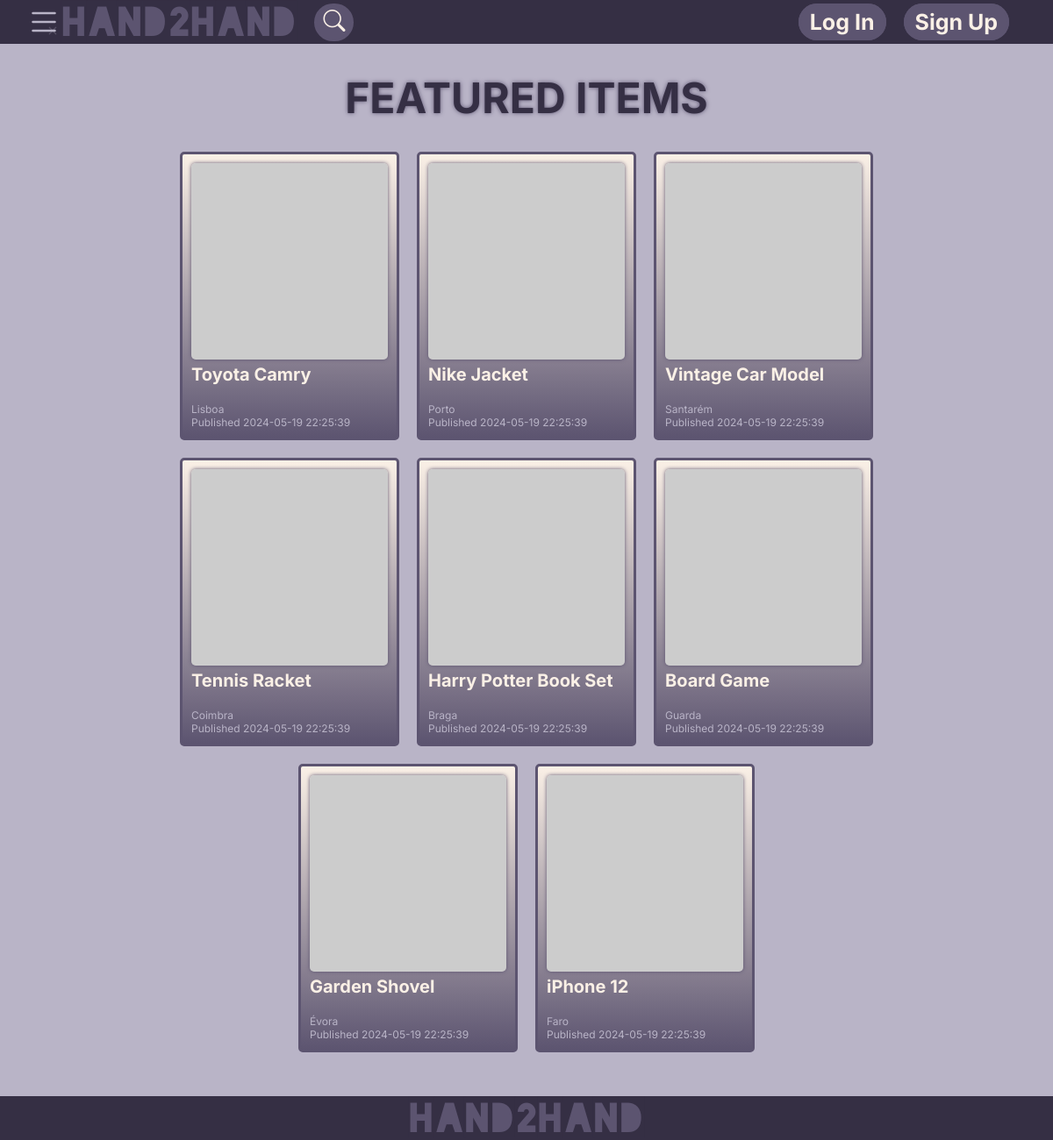
The app's page /pages/index.php, older data.
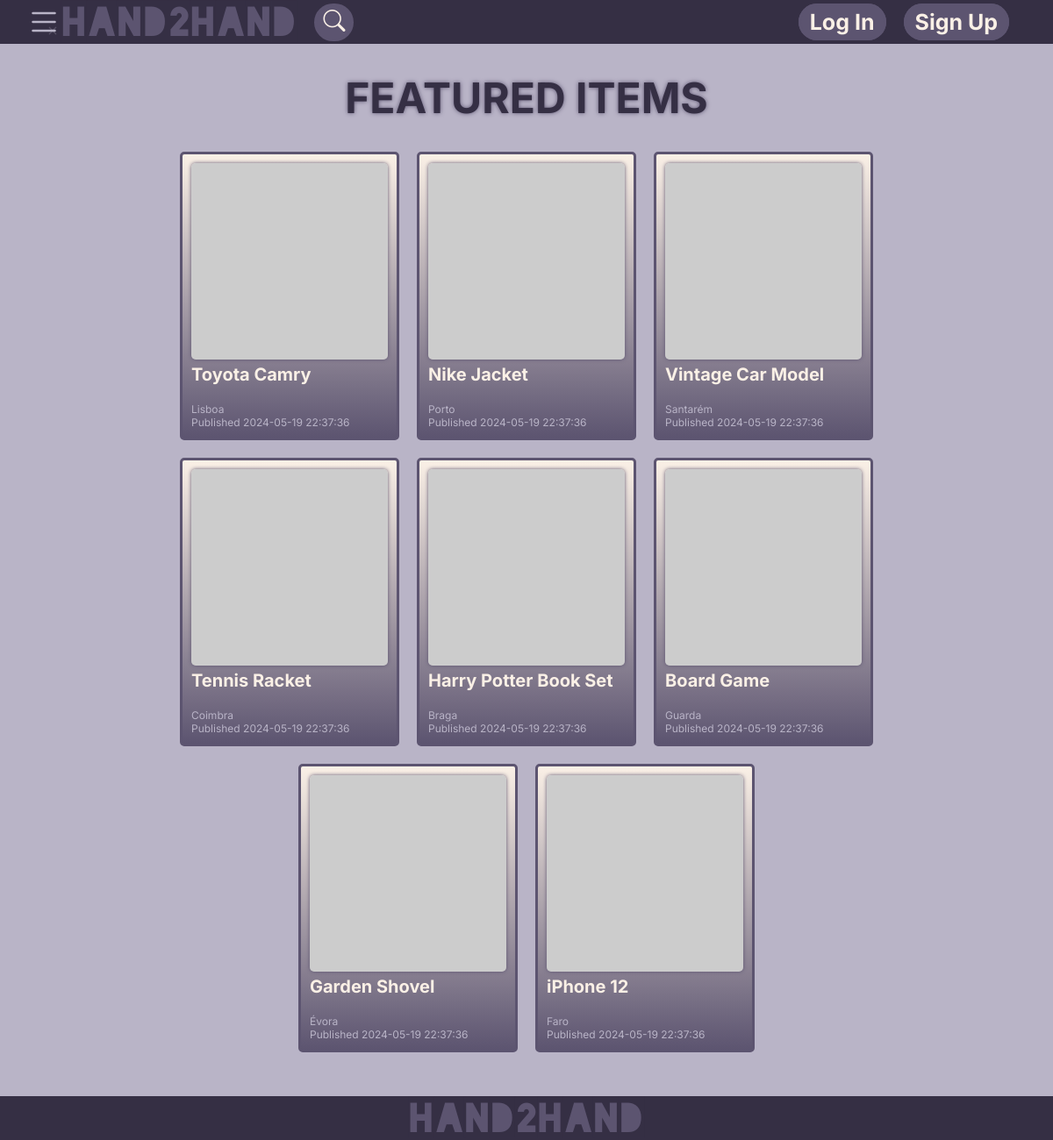
The same page, newer data.
### tables this page shows
CREATE TABLE Items (
    item_id INTEGER PRIMARY KEY,
    seller_id INTEGER NOT NULL,
    category_id INTEGER NOT NULL,
    title TEXT NOT NULL,
    description TEXT,
    price REAL,
    condition TEXT,
    currency TEXT DEFAULT 'EUR',
    cellphone TEXT,
    location TEXT,
    publish_date DATETIME DEFAULT CURRENT_TIMESTAMP,
    FOREIGN KEY (seller_id) REFERENCES Users(user_id) ON DELETE CASCADE,
    FOREIGN KEY (category_id) REFERENCES Categories(category_id) ON DELETE CASCADE
);

### php/data_fetch.php (called while the page is built, shortened)
<?php
function fetchFirstImage(PDO $db, $item_id) {
    $stmt = $db->prepare("SELECT image_url FROM Images WHERE item_id = :item_id LIMIT 1");
    $stmt->bindParam(':item_id', $item_id);
    $stmt->execute();
    $image = $stmt->fetch();
    return $image[0];
}
?>

### pages/index.php (the view, shortened to what this page needs)
<?php
    require_once(__DIR__ . '/../php/navbar.tpl.php');
    require_once(__DIR__ . '/../php/data_fetch.php');
    $db = new PDO("sqlite:../database.db");
    $db->exec('PRAGMA foreign_keys = ON;');
    $stmt = $db->prepare("SELECT * FROM Items ORDER BY RANDOM() LIMIT 8");
    $stmt->execute();
    $items = $stmt->fetchAll();
?>
<!DOCTYPE html>
<head>
    <link rel="stylesheet" href="../css/index-style.css">
    <link rel="stylesheet" href="../css/navbar-style.css">
    <link rel="stylesheet" href="https://cdn.jsdelivr.net/npm/bootstrap-icons@1.3.0/font/bootstrap-icons.css">
</head>
<body>
<?php drawNavbar($db); ?>
    <main>
        <h1>FEATURED ITEMS</h1>
        <div class="featured">
            <?php
            foreach ($items as $item) {
                $image = fetchFirstImage($db, $item['item_id']);
                echo "<article>
                <div class='imgbox'>
                    <img src='" . htmlspecialchars($image) . "'>
                </div>
                <a class='title' href='item.php?id=" . htmlspecialchars($item['item_id']) . "'>" . htmlspecialchars($item['title']) . "</a>
                <p class ='small-text'>" . htmlspecialchars($item['location']) . "</p>
                <p class ='small-text'>Published " . htmlspecialchars($item['publish_date']) . "</p>
            </article>";
            } ?>
        </div>
        <footer>
            <div class="footer-content">
                <a class="logo" href="index.php">Hand2Hand</a>
            </div>
        </footer>
    </main>
</body>

### php/navbar.tpl.php (shortened to what this page needs)
<?php
function drawNavbar(PDO $db) { ?>
    <nav class="navbar">
        <div class="navbar-inner">
            <div class="navbar-left">
                <div class="menuicons">
                    <img id="menulist" src="../icons/list.svg">
                 </div>
                <li><a class="logo" href="../index.php">Hand2Hand</a></li>
                <button class="search-display" onclick="displaySearchbar()"><i class="bi bi-search"></i></button>
            </div>
            <div class="navbar-right">
                <?php if (isset($_SESSION['username'])): ?>
                    <li><a href="../pages/profile.php?user=<?=htmlspecialchars($_SESSION['user_id'])?>"><img id="pfp" src="<?=htmlspecialchars(fetchPFP($db, $_SESSION['user_id']))?>"> Profile</a></li>
                    <li><a href="../pages/wishlist.php">Wishlist</a></li>
                    <li><a href="../pages/selling.php">List Item</a></li>
                <?php else: ?>
                    <li><a href="../pages/login.php">Log In</a></li>
                    <li><a href="../pages/signup.php">Sign Up</a></li>
                <?php endif; ?>
            </div>
        </div>
    </nav>
<?php } ?>

### css/index-style.css (style rules this page uses)
main { display: flex; flex-direction: column; align-items: center; }
h1 { font-size: 48px; color: var(--primary-color); text-shadow: 0px 0px 5px var(--secondary-color); }
.featured { display: flex; max-width: 85%; flex-wrap: wrap; gap: 20px; justify-content: center; }
article { display: flex; flex-direction: column; background-image: linear-gradient(to bottom, var(--hyperlink-color), var(--secondary-color)); flex-grow: 1; min-width: 250px; width: 20vw; max-width: 20vw; padding: 10px; box-sizing: border-box; border-radius: 5px; border-color: #5C5470; border-width: 3px; border-style: solid; }
.imgbox { width: 100%; aspect-ratio: 1/1; border-radius: 5px; overflow: hidden; margin-bottom: 5px; box-shadow: 0px 0px 4px #5C5470; }
.imgbox img { width: 100%; height: 100%; object-fit: cover; }
.title { font-size: 20px; color: var(--hyperlink-color); font-weight: bold; margin-bottom: 20px; }
.small-text { margin: 0; font-size: 12px; color: var(--accent-gray); }
footer { display: flex; align-items: center; justify-content: center; width: 100%; height: 50px; background-color: var(--primary-color); display: flex; justify-content: center; margin-top: 50px; }

### css/navbar-style.css (style rules this page uses)
body { box-sizing: border-box; min-height: 100vh; padding-top:50px; font-family: Inter; margin: 0; background-color: var(--accent-gray); }
.navbar { position: fixed; width: 100%; height: 50px; top: 0%; display: flex; background-color: var(--primary-color); z-index: 999; }
.navbar-inner { display: flex; justify-content: space-between; align-items: center; width: 100%; height: 100%; padding: 0px 50px 0px 50px; }
.navbar-left { display: flex; align-items: center; gap: 20px; }
.search-display { border: 3px solid var(--secondary-color); border-radius: 9999px; outline: none; background-color: var(--secondary-color); color: var(--hyperlink-color); padding: 3px 7px 5px 7px; font-size: 25px; cursor: pointer; transition: all 0.2s ease; }
.navbar-right { display: flex; text-align: center; justify-content: space-between; align-items: center; gap: 20px; }
.navbar-right li { transition: all 0.2s ease; user-select: none; }
.navbar-right a { color: var(--hyperlink-color); background-color: var(--secondary-color); box-sizing: border-box; border: 3px solid var(--secondary-color);; border-radius: 9999px; padding: 3px 10px 3px 10px; font-size: 25px; font-weight: bold; text-align: center; transition: all 0.2s ease; }
li,a { font-style: normal; text-decoration: none; list-style-type: none; }
.logo { font-family: 'Blackout'; background-color: var(--secondary-color); color: var(--primary-color); font-size: 45px; }
.menuicons { position: relative; }
#menulist,#menuclosed { position: absolute; cursor: pointer; transform: translateX(-50%) translateY(-50%); width: 40px; transition: all 0.5s ease; }
#menulist { z-index: 1; }

Row changes from the older to the newer data that the page shows:
changed items "Toyota Camry": publish_date "2024-05-19 22:25:39" → "2024-05-19 22:37:36"
changed items "Nike Jacket": publish_date "2024-05-19 22:25:39" → "2024-05-19 22:37:36"
changed items "Vintage Car Model": publish_date "2024-05-19 22:25:39" → "2024-05-19 22:37:36"
changed items "Tennis Racket": publish_date "2024-05-19 22:25:39" → "2024-05-19 22:37:36"
changed items "Harry Potter Book Set": publish_date "2024-05-19 22:25:39" → "2024-05-19 22:37:36"
changed items "Board Game": publish_date "2024-05-19 22:25:39" → "2024-05-19 22:37:36"
changed items "Garden Shovel": publish_date "2024-05-19 22:25:39" → "2024-05-19 22:37:36"
changed items "iPhone 12": publish_date "2024-05-19 22:25:39" → "2024-05-19 22:37:36"
